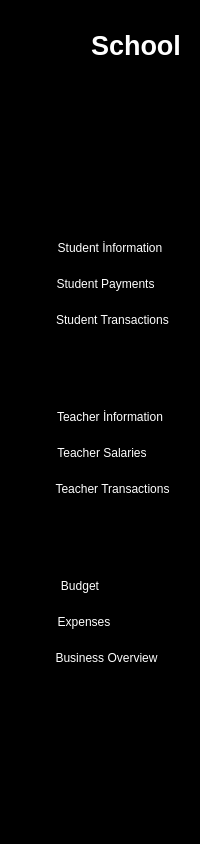
      <widget class="QWidget" name="icon_text_widget" native="true">
       <property name="styleSheet">
        <string notr="true">QWidget{
	background-color: rgb(0, 0, 0);
	
	color: rgb(255, 255, 255);
}

QPushButton{
height:30px;
border: none;
}</string>
       </property>
       <layout class="QVBoxLayout" name="verticalLayout_14">
        <property name="topMargin">
         <number>30</number>
        </property>
        <item>
         <layout class="QHBoxLayout" name="horizontalLayout_3">
          <property name="spacing">
           <number>20</number>
          </property>
          <property name="leftMargin">
           <number>20</number>
          </property>
          <item>
           <widget class="QLabel" name="label_2">
            <property name="maximumSize">
             <size>
              <width>40</width>
              <height>40</height>
             </size>
            </property>
            <property name="text">
             <string/>
            </property>
            <property name="pixmap">
             <pixmap resource="resources.qrc">:/icons/logo.png</pixmap>
            </property>
            <property name="scaledContents">
             <bool>true</bool>
            </property>
           </widget>
          </item>
          <item>
           <widget class="QLabel" name="label_3">
            <property name="font">
             <font>
              <pointsize>20</pointsize>
              <weight>75</weight>
              <bold>true</bold>
             </font>
            </property>
            <property name="text">
             <string>School</string>
            </property>
           </widget>
          </item>
         </layout>
        </item>
        <item>
         <layout class="QVBoxLayout" name="verticalLayout_15">
          <property name="spacing">
           <number>15</number>
          </property>
          <property name="topMargin">
           <number>35</number>
          </property>
          <item>
           <widget class="QPushButton" name="dashboard_2">
            <property name="styleSheet">
             <string notr="true">QPushButton{
	padding-left:-60px;
}
QPushButton:checked{
	background-color: rgb(255, 255, 255);
	border-radius:3px;
}</string>
            </property>
            <property name="text">
             <string/>
            </property>
            <property name="icon">
             <iconset resource="resources.qrc">
              <normaloff>:/icons/dashboard2.png</normaloff>
              <normalon>:/icons/dashboard1.png</normalon>:/icons/dashboard2.png</iconset>
            </property>
            <property name="iconSize">
             <size>
              <width>100</width>
              <height>60</height>
             </size>
            </property>
            <property name="checkable">
             <bool>true</bool>
            </property>
           </widget>
          </item>
          <item>
           <widget class="QPushButton" name="institution_2">
            <property name="styleSheet">
             <string notr="true">QPushButton{
	padding-left:-65px;
}
QPushButton:checked{
	background-color: rgb(255, 255, 255);
	border-radius:3px;
}</string>
            </property>
            <property name="text">
             <string/>
            </property>
            <property name="icon">
             <iconset resource="resources.qrc">
              <normaloff>:/icons/institution2.png</normaloff>
              <normalon>:/icons/institution1.png</normalon>:/icons/institution2.png</iconset>
            </property>
            <property name="iconSize">
             <size>
              <width>95</width>
              <height>45</height>
             </size>
            </property>
            <property name="checkable">
             <bool>true</bool>
            </property>
           </widget>
          </item>
          <item>
           <widget class="QFrame" name="students_2">
            <property name="frameShape">
             <enum>QFrame::StyledPanel</enum>
            </property>
            <property name="frameShadow">
             <enum>QFrame::Raised</enum>
            </property>
            <layout class="QVBoxLayout" name="verticalLayout_16">
             <property name="spacing">
              <number>0</number>
             </property>
             <property name="leftMargin">
              <number>0</number>
             </property>
             <property name="topMargin">
              <number>0</number>
             </property>
             <property name="rightMargin">
              <number>0</number>
             </property>
             <property name="bottomMargin">
              <number>0</number>
             </property>
             <item>
              <widget class="QPushButton" name="student_2">
               <property name="text">
                <string/>
               </property>
               <property name="icon">
                <iconset resource="resources.qrc">
                 <normaloff>:/icons/students3.png</normaloff>
                 <normalon>:/icons/students4.png</normalon>:/icons/students3.png</iconset>
               </property>
               <property name="iconSize">
                <size>
                 <width>200</width>
                 <height>60</height>
                </size>
               </property>
               <property name="checkable">
                <bool>true</bool>
               </property>
              </widget>
             </item>
             <item>
              <widget class="QFrame" name="students_dropdown_2">
               <property name="frameShape">
                <enum>QFrame::StyledPanel</enum>
               </property>
               <property name="frameShadow">
                <enum>QFrame::Raised</enum>
               </property>
               <layout class="QVBoxLayout" name="verticalLayout_17">
                <item>
                 <widget class="QPushButton" name="student_info">
                  <property name="styleSheet">
                   <string notr="true">QPushButton{
	padding-left:20px;
}
QPushButton:hover{
	color: #12B298

}</string>
                  </property>
                  <property name="text">
                   <string>Student İnformation</string>
                  </property>
                  <property name="checkable">
                   <bool>true</bool>
                  </property>
                 </widget>
                </item>
                <item>
                 <widget class="QPushButton" name="student_payment">
                  <property name="styleSheet">
                   <string notr="true">QPushButton{
	padding-left:11px;
}
QPushButton:hover{
	color: #12B298

}</string>
                  </property>
                  <property name="text">
                   <string>Student Payments</string>
                  </property>
                  <property name="checkable">
                   <bool>true</bool>
                  </property>
                 </widget>
                </item>
                <item>
                 <widget class="QPushButton" name="student_trans">
                  <property name="styleSheet">
                   <string notr="true">QPushButton{
	padding-left:25px;
}
QPushButton:hover{
	color: #12B298

}</string>
                  </property>
                  <property name="text">
                   <string>Student Transactions</string>
                  </property>
                  <property name="checkable">
                   <bool>true</bool>
                  </property>
                 </widget>
                </item>
               </layout>
              </widget>
             </item>
            </layout>
           </widget>
          </item>
          <item>
           <widget class="QFrame" name="teachers_2">
            <property name="frameShape">
             <enum>QFrame::StyledPanel</enum>
            </property>
            <property name="frameShadow">
             <enum>QFrame::Raised</enum>
            </property>
            <layout class="QVBoxLayout" name="verticalLayout_18">
             <property name="spacing">
              <number>0</number>
             </property>
             <property name="leftMargin">
              <number>0</number>
             </property>
             <property name="topMargin">
              <number>0</number>
             </property>
             <property name="rightMargin">
              <number>0</number>
             </property>
             <property name="bottomMargin">
              <number>0</number>
             </property>
             <item>
              <widget class="QPushButton" name="teachers_3">
               <property name="text">
                <string/>
               </property>
               <property name="icon">
                <iconset resource="resources.qrc">
                 <normaloff>:/icons/teachers3.png</normaloff>
                 <normalon>:/icons/teachers4.png</normalon>:/icons/teachers3.png</iconset>
               </property>
               <property name="iconSize">
                <size>
                 <width>200</width>
                 <height>60</height>
                </size>
               </property>
               <property name="checkable">
                <bool>true</bool>
               </property>
              </widget>
             </item>
             <item>
              <widget class="QFrame" name="teachers_dropdown_2">
               <property name="frameShape">
                <enum>QFrame::StyledPanel</enum>
               </property>
               <property name="frameShadow">
                <enum>QFrame::Raised</enum>
               </property>
               <layout class="QVBoxLayout" name="verticalLayout_19">
                <item>
                 <widget class="QPushButton" name="teachers_info">
                  <property name="styleSheet">
                   <string notr="true">QPushButton{
	padding-left:20px;
}
QPushButton:hover{
	color: #12B298

}</string>
                  </property>
                  <property name="text">
                   <string>Teacher İnformation</string>
                  </property>
                  <property name="checkable">
                   <bool>true</bool>
                  </property>
                 </widget>
                </item>
                <item>
                 <widget class="QPushButton" name="teachers_payment">
                  <property name="styleSheet">
                   <string notr="true">QPushButton{
	padding-left:4px;
}
QPushButton:hover{
	color: #12B298

}</string>
                  </property>
                  <property name="text">
                   <string>Teacher Salaries</string>
                  </property>
                  <property name="checkable">
                   <bool>true</bool>
                  </property>
                 </widget>
                </item>
                <item>
                 <widget class="QPushButton" name="teachers_tranc">
                  <property name="styleSheet">
                   <string notr="true">QPushButton{
	padding-left:25px;
}
QPushButton:hover{
	color: #12B298

}</string>
                  </property>
                  <property name="text">
                   <string>Teacher Transactions</string>
                  </property>
                  <property name="checkable">
                   <bool>true</bool>
                  </property>
                 </widget>
                </item>
               </layout>
              </widget>
             </item>
            </layout>
           </widget>
          </item>
          <item>
           <widget class="QFrame" name="finances_2">
            <property name="frameShape">
             <enum>QFrame::StyledPanel</enum>
            </property>
            <property name="frameShadow">
             <enum>QFrame::Raised</enum>
            </property>
            <layout class="QVBoxLayout" name="verticalLayout_20">
             <property name="spacing">
              <number>0</number>
             </property>
             <property name="leftMargin">
              <number>0</number>
             </property>
             <property name="topMargin">
              <number>0</number>
             </property>
             <property name="rightMargin">
              <number>0</number>
             </property>
             <property name="bottomMargin">
              <number>0</number>
             </property>
             <item>
              <widget class="QPushButton" name="finances_3">
               <property name="text">
                <string/>
               </property>
               <property name="icon">
                <iconset resource="resources.qrc">
                 <normaloff>:/icons/finances3.png</normaloff>
                 <normalon>:/icons/finances4.png</normalon>:/icons/finances3.png</iconset>
               </property>
               <property name="iconSize">
                <size>
                 <width>200</width>
                 <height>100</height>
                </size>
               </property>
               <property name="checkable">
                <bool>true</bool>
               </property>
              </widget>
             </item>
             <item>
              <widget class="QFrame" name="finances_dropdown">
               <property name="frameShape">
                <enum>QFrame::StyledPanel</enum>
               </property>
               <property name="frameShadow">
                <enum>QFrame::Raised</enum>
               </property>
               <layout class="QVBoxLayout" name="verticalLayout_21">
                <item>
                 <widget class="QPushButton" name="budgets">
                  <property name="styleSheet">
                   <string notr="true">QPushButton{
	padding-left:-40px;
}
QPushButton:hover{
	color: #12B298

}</string>
                  </property>
                  <property name="text">
                   <string>Budget</string>
                  </property>
                  <property name="checkable">
                   <bool>true</bool>
                  </property>
                 </widget>
                </item>
                <item>
                 <widget class="QPushButton" name="expences">
                  <property name="styleSheet">
                   <string notr="true">QPushButton{
	padding-left:-32px;
}
QPushButton:hover{
	color: #12B298

}</string>
                  </property>
                  <property name="text">
                   <string>Expenses</string>
                  </property>
                  <property name="checkable">
                   <bool>true</bool>
                  </property>
                 </widget>
                </item>
                <item>
                 <widget class="QPushButton" name="business_overview">
                  <property name="styleSheet">
                   <string notr="true">QPushButton{
	padding-left:13px;
}
QPushButton:hover{
	color: #12B298

}</string>
                  </property>
                  <property name="text">
                   <string>Business Overview</string>
                  </property>
                  <property name="checkable">
                   <bool>true</bool>
                  </property>
                 </widget>
                </item>
               </layout>
              </widget>
             </item>
            </layout>
           </widget>
          </item>
         </layout>
        </item>
        <item>
         <spacer name="verticalSpacer_3">
          <property name="orientation">
           <enum>Qt::Vertical</enum>
          </property>
          <property name="sizeHint" stdset="0">
           <size>
            <width>20</width>
            <height>63</height>
           </size>
          </property>
         </spacer>
        </item>
        <item>
         <layout class="QVBoxLayout" name="verticalLayout_22">
          <property name="spacing">
           <number>20</number>
          </property>
          <item>
           <widget class="QPushButton" name="settings_2">
            <property name="styleSheet">
             <string notr="true">QPushButton{
	padding-left:-65px;
}
QPushButton:checked{
	background-color: rgb(255, 255, 255);
	border-radius:3px;
}</string>
            </property>
            <property name="text">
             <string/>
            </property>
            <property name="icon">
             <iconset resource="resources.qrc">
              <normaloff>:/icons/settings2.png</normaloff>
              <normalon>:/icons/settings1.png</normalon>:/icons/settings2.png</iconset>
            </property>
            <property name="iconSize">
             <size>
              <width>100</width>
              <height>60</height>
             </size>
            </property>
            <property name="checkable">
             <bool>true</bool>
            </property>
           </widget>
          </item>
          <item>
           <widget class="QPushButton" name="signout_2">
            <property name="styleSheet">
             <string notr="true">QPushButton{
	padding-left:-60px;
}
QPushButton:checked{
	background-color: rgb(255, 255, 255);
	border-radius:3px;
}</string>
            </property>
            <property name="text">
             <string/>
            </property>
            <property name="icon">
             <iconset resource="resources.qrc">
              <normaloff>:/icons/signout2.png</normaloff>
              <normalon>:/icons/signout1.png</normalon>:/icons/signout2.png</iconset>
            </property>
            <property name="iconSize">
             <size>
              <width>100</width>
              <height>60</height>
             </size>
            </property>
            <property name="checkable">
             <bool>true</bool>
            </property>
           </widget>
          </item>
         </layout>
        </item>
       </layout>
      </widget>
